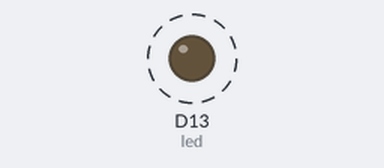
Recording of a program running on a simulated CircuitPython board. Shown: output pins drawn as LEDs (lit = HIGH). Dashed ring = blinking. What the program prints to the serial console is not drawn.

Above: at 0.5 s.
Timing chart, 0 to 4.6 s (numbered marks = the images above):
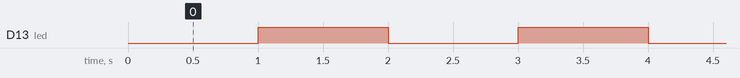

Measured:
- by itself, D13 (led): alternates HIGH for 1.0 s and LOW for 1.0 s

The program:

04-ledblinking.py
```python
# import modules and libraries

import board
import time
from digitalio import DigitalInOut, Direction

# declare objects and variables
led = DigitalInOut(board.D13)
led.direction = Direction.OUTPUT
blinkInterval = 1
blinkTime = time.monotonic() + blinkInterval

# loop foerver
while True:

    # check if it is time to change the led
    if time.monotonic() >= blinkTime:

        # print debug to serial monitor
        print("Time to change")
        print(blinkTime)

        # toggle led value
        led.value = not led.value

        # print the new led value
        print(led.value)

        # increament
        blinkTime += blinkInterval

        # print new blinkTime
        print(blinkTime)
```
